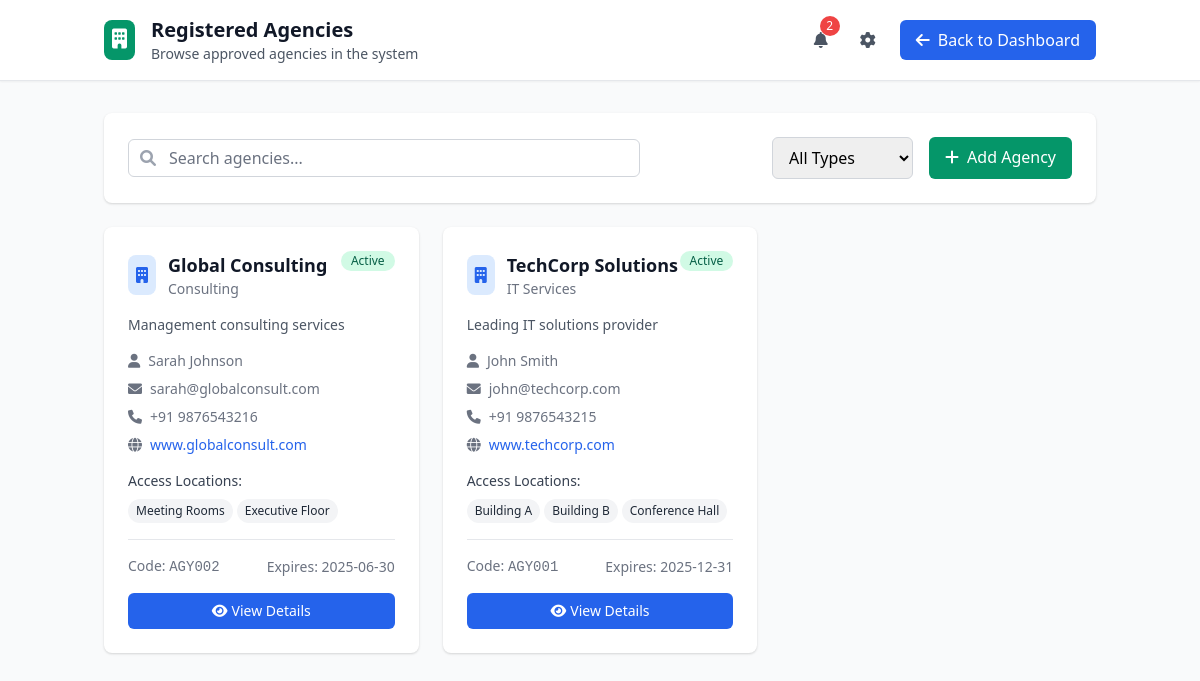
The page /agencies (signed in) on the database its author committed.
### tables this page shows
CREATE TABLE agencies (
        id INTEGER PRIMARY KEY AUTOINCREMENT,
        agency_code TEXT UNIQUE NOT NULL,
        agency_name TEXT NOT NULL,
        agency_type TEXT NOT NULL,
        contact_person TEXT NOT NULL,
        contact_email TEXT NOT NULL,
        contact_phone TEXT NOT NULL,
        address TEXT NOT NULL,
        description TEXT,
        locations_access TEXT,
        registration_date TEXT NOT NULL,
        expiry_date TEXT NOT NULL,
        status TEXT DEFAULT 'pending',
        created_by TEXT,
        approved_by TEXT,
        approved_date TEXT,
        website TEXT,
        license_number TEXT,
        password TEXT
    );

### app.py (the view)
@app.route('/agencies')
def agencies():
    if 'user' not in session:
        return redirect(url_for('login'))
    conn = get_db_connection()
    cursor = conn.cursor()
    cursor.execute("SELECT * FROM agencies WHERE status = 'approved' ORDER BY agency_name")
    agencies_data = cursor.fetchall()
    notifications = get_user_notifications(session['user_id'])
    unread_count = get_unread_notification_count(session['user_id'])
    conn.close()
    agencies_list = []
    for agency in agencies_data:
        agency_dict = dict(agency)
        try:
            agency_dict['locations_access'] = json.loads(agency['locations_access']) if agency['locations_access'] else []
        except:
            agency_dict['locations_access'] = []
        agencies_list.append(agency_dict)
    return render_template('agencies.html',
                         agencies=agencies_list,
                         notifications=notifications,
                         unread_count=unread_count)

### app.py (called while the page is built)
def get_db_connection():
    try:
        conn = sqlite3.connect(
            app.config['DATABASE'],
            timeout=30.0,
            check_same_thread=False
        )
        conn.row_factory = sqlite3.Row
        conn.execute('PRAGMA journal_mode=WAL')
        conn.execute('PRAGMA synchronous=NORMAL')
        conn.execute('PRAGMA cache_size=1000')
        conn.execute('PRAGMA temp_store=memory')
        return conn
    except Exception as e:
        logger.error(f"Database connection error: {str(e)}")
        raise

def get_user_notifications(user_id, limit=10):
    conn = get_db_connection()
    cursor = conn.cursor()
    cursor.execute("""
    SELECT * FROM notifications
    WHERE user_id = ?
    ORDER BY priority DESC, created_at DESC, is_read ASC
    LIMIT ?
    """, (user_id, limit))
    notifications = cursor.fetchall()
    conn.close()
    return notifications

def get_unread_notification_count(user_id):
    conn = get_db_connection()
    cursor = conn.cursor()
    cursor.execute("SELECT COUNT(*) FROM notifications WHERE user_id = ? AND is_read = 0", (user_id,))
    count = cursor.fetchone()[0]
    conn.close()
    return count

### templates/agencies.html (shortened to what this page needs)
{% extends "base.html" %}
{% block content %}
<div class="min-h-screen bg-gray-50">
    <div class="bg-white border-b shadow-sm">
        <div class="container mx-auto px-4 py-4">
            <div class="flex items-center justify-between">
                <div class="flex items-center space-x-4">
                    <div class="bg-green-600 p-2 rounded-lg">
                        <i class="fas fa-building text-white text-xl"></i>
                    </div>
                    <div>
                        <h1 class="text-xl font-bold text-gray-900">Registered Agencies</h1>
                        <p class="text-sm text-gray-600">Browse approved agencies in the system</p>
                    </div>
                </div>
                <div class="flex items-center space-x-4">
                    <div class="relative">
                        <button id="notification-btn" class="p-2 text-gray-600 hover:text-gray-900 relative">
                            <i class="fas fa-bell"></i>
                            {% if unread_count > 0 %}
                            <span id="notification-badge" class="absolute -top-1 -right-1 bg-red-500 text-white text-xs rounded-full h-5 w-5 flex items-center justify-center">{{ unread_count }}</span>
                            {% endif %}
                        </button>
                    </div>
                    <div class="relative">
                        <button id="settings-btn" class="p-2 text-gray-600 hover:text-gray-900">
                            <i class="fas fa-cog"></i>
                        </button>
                    </div>
                    <a href="{{ url_for('dashboard_' + session.role) }}" class="px-4 py-2 bg-blue-600 text-white rounded-md hover:bg-blue-700">
                        <i class="fas fa-arrow-left mr-2"></i>Back to Dashboard
                    </a>
                </div>
            </div>
        </div>
    </div>
    <div class="container mx-auto px-4 py-8">
        <div class="bg-white rounded-lg shadow mb-6 p-6">
            <div class="flex flex-col md:flex-row md:items-center md:justify-between space-y-4 md:space-y-0">
                <div class="flex-1 max-w-lg">
                    <div class="relative">
                        <div class="absolute inset-y-0 left-0 pl-3 flex items-center pointer-events-none">
                        </div>
                        <input type="text" id="search-agencies" placeholder="Search agencies..."
                               class="block w-full pl-10 pr-3 py-2 border border-gray-300 rounded-md leading-5 bg-white placeholder-gray-500 focus:outline-none focus:placeholder-gray-400 focus:ring-1 focus:ring-blue-500 focus:border-blue-500">
                    </div>
                </div>
                <div class="flex space-x-4">
                    <select id="filter-type" class="px-3 py-2 border border-gray-300 rounded-md focus:outline-none focus:ring-1 focus:ring-blue-500 focus:border-blue-500">
                        <option value="">All Types</option>
                    </select>
                    {% if session.role == 'admin' %}
                    <a href="{{ url_for('register_agency') }}" class="px-4 py-2 bg-green-600 text-white rounded-md hover:bg-green-700">
                        <i class="fas fa-plus mr-2"></i>Add Agency
                    </a>
                    {% endif %}
                </div>
            </div>
        </div>
        <div id="agencies-grid" class="grid grid-cols-1 md:grid-cols-2 lg:grid-cols-3 gap-6">
            {% for agency in agencies %}
            <div class="agency-card bg-white rounded-lg shadow hover:shadow-lg transition-shadow duration-200"
                 data-type="{{ agency.agency_type }}" data-name="{{ agency.agency_name.lower() }}">
                <div class="p-6">
                    <div class="flex items-start justify-between">
                        <div class="flex-1">
                            <div class="flex items-center">
                                <div class="bg-blue-100 p-2 rounded-lg">
                                    <i class="fas fa-building text-blue-600"></i>
                                </div>
                                <div class="ml-3">
                                    <h3 class="text-lg font-semibold text-gray-900">{{ agency.agency_name }}</h3>
                                    <p class="text-sm text-gray-500">{{ agency.agency_type }}</p>
                                </div>
                            </div>
                        </div>
                        <span class="inline-flex items-center px-2.5 py-0.5 rounded-full text-xs font-medium bg-green-100 text-green-800">
                            Active
                        </span>
                    </div>
                    <div class="mt-4">
                        <p class="text-sm text-gray-600 line-clamp-2">{{ agency.description or 'No description available' }}</p>
                    </div>
                    <div class="mt-4 space-y-2">
                        <div class="flex items-center text-sm text-gray-500">
                            <i class="fas fa-user mr-2"></i>
                            <span>{{ agency.contact_person }}</span>
                        </div>
                        <div class="flex items-center text-sm text-gray-500">
                            <i class="fas fa-envelope mr-2"></i>
                            <span>{{ agency.contact_email }}</span>
                        </div>
                        <div class="flex items-center text-sm text-gray-500">
                            <i class="fas fa-phone mr-2"></i>
                            <span>{{ agency.contact_phone }}</span>
                        </div>
                        {% if agency.website %}
                        <div class="flex items-center text-sm text-gray-500">
                            <i class="fas fa-globe mr-2"></i>
                            <a href="{{ agency.website }}" target="_blank" class="text-blue-600 hover:underline">{{ agency.website }}</a>
                        </div>
                        {% endif %}
                    </div>
                    <div class="mt-4">
                        <h4 class="text-sm font-medium text-gray-700 mb-2">Access Locations:</h4>
                        <div class="flex flex-wrap gap-1">
                            {% for location in agency.locations_access %}
                            <span class="inline-flex items-center px-2 py-1 rounded-full text-xs font-medium bg-gray-100 text-gray-800">
                                {{ location }}
                            </span>
                            {% endfor %}
                        </div>
                    </div>
                    <div class="mt-4 pt-4 border-t border-gray-200">
                        <div class="flex items-center justify-between text-sm text-gray-500">
                            <span>Code: <span class="font-mono font-medium">{{ agency.agency_code }}</span></span>
                            <span>Expires: {{ agency.expiry_date }}</span>
                        </div>
                    </div>
                    <div class="mt-4 flex space-x-2">
                        <button onclick="viewAgencyDetails('{{ agency.agency_code }}')"
                                class="flex-1 px-3 py-2 bg-blue-600 text-white text-sm rounded-md hover:bg-blue-700">
                            <i class="fas fa-eye mr-1"></i>View Details
                        </button>
                    </div>
                </div>
            </div>
            {% endfor %}
        </div>
    </div>
</div>
{% endblock %}

### templates/base.html (shortened to what this page needs)
<!DOCTYPE html>
<html lang="en">
<head>
    <link href="https://cdn.jsdelivr.net/npm/tailwindcss@2.2.19/dist/tailwind.min.css" rel="stylesheet">
    <link rel="stylesheet" href="https://cdnjs.cloudflare.com/ajax/libs/font-awesome/6.0.0-beta3/css/all.min.css">
</head>
<body class="bg-gray-100">
    {% block content %}{% endblock %}
</body>
</html>

### rows shown on the page
agencies: agency_name "Global Consulting", agency_type "Consulting", description "Management consulting services", contact_person "Sarah Johnson", contact_email "sarah@globalconsult.com", contact_phone "+91 9876543216", website "www.globalconsult.com", locations_access "Meeting Rooms" "Executive Floor", agency_code "AGY002", expiry_date "2025-06-30"
agencies: agency_name "TechCorp Solutions", agency_type "IT Services", description "Leading IT solutions provider", contact_person "John Smith", contact_email "john@techcorp.com", contact_phone "+91 9876543215", website "www.techcorp.com", locations_access "Building A" "Building B" "Conference Hall", agency_code "AGY001", expiry_date "2025-12-31"

### other values the page prints
{{ unread_count }} "2"
